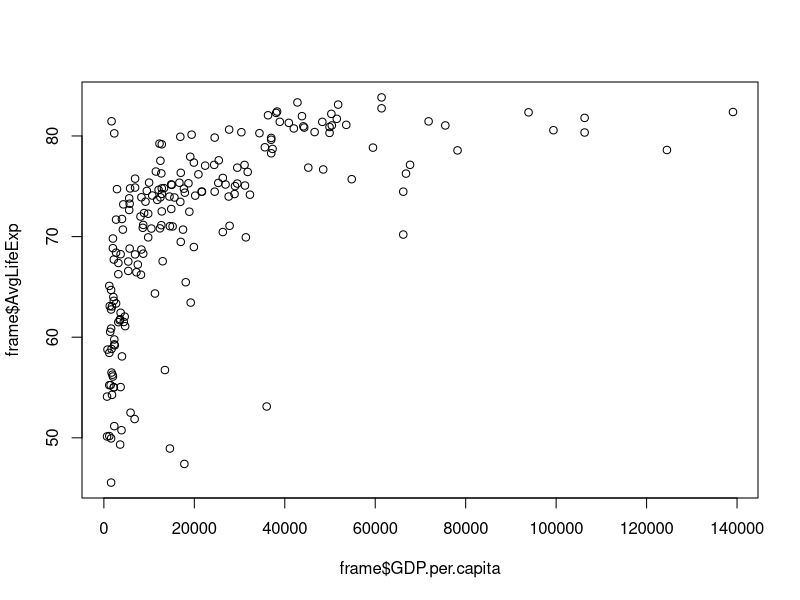
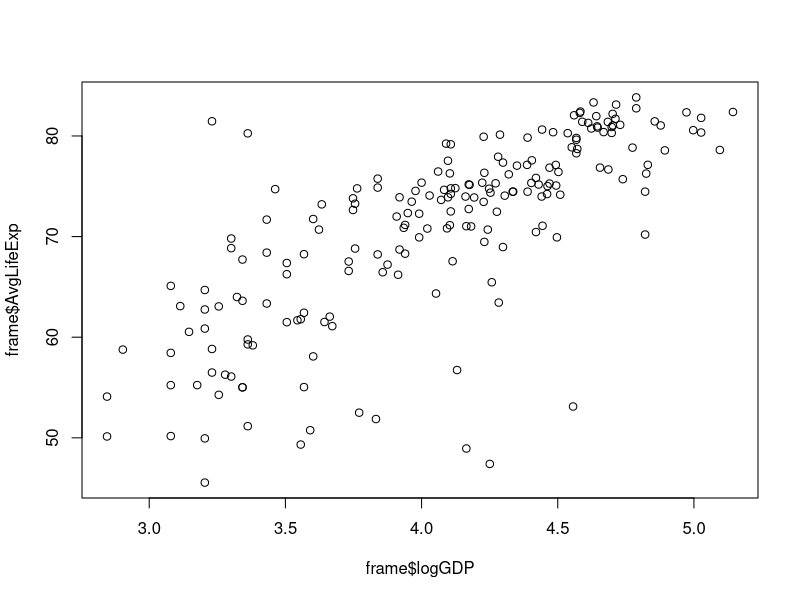
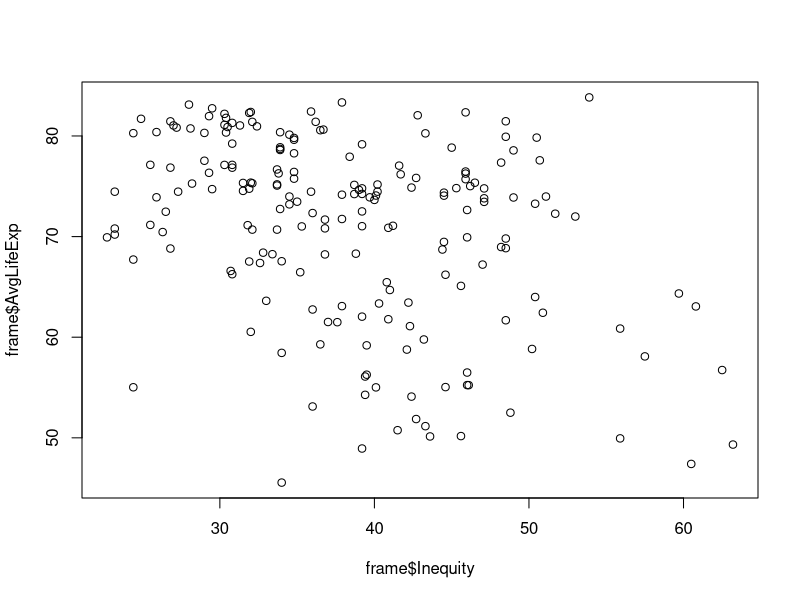
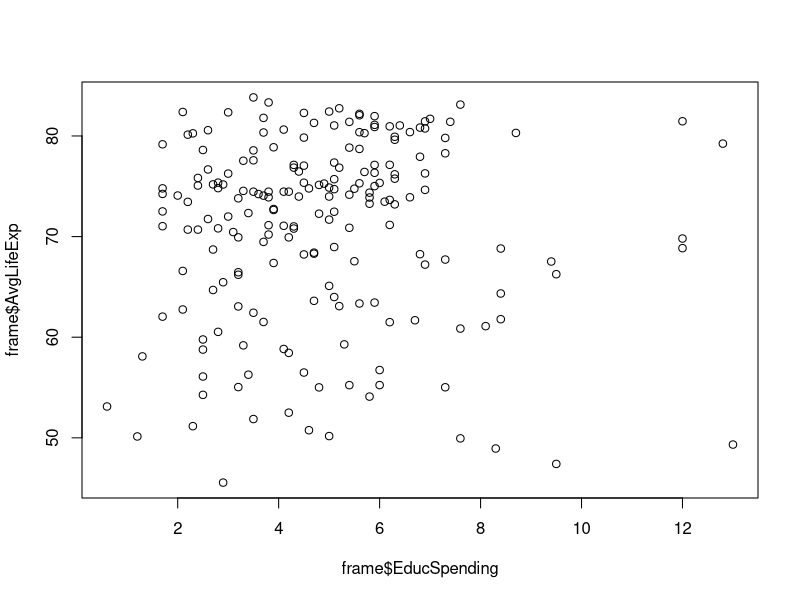
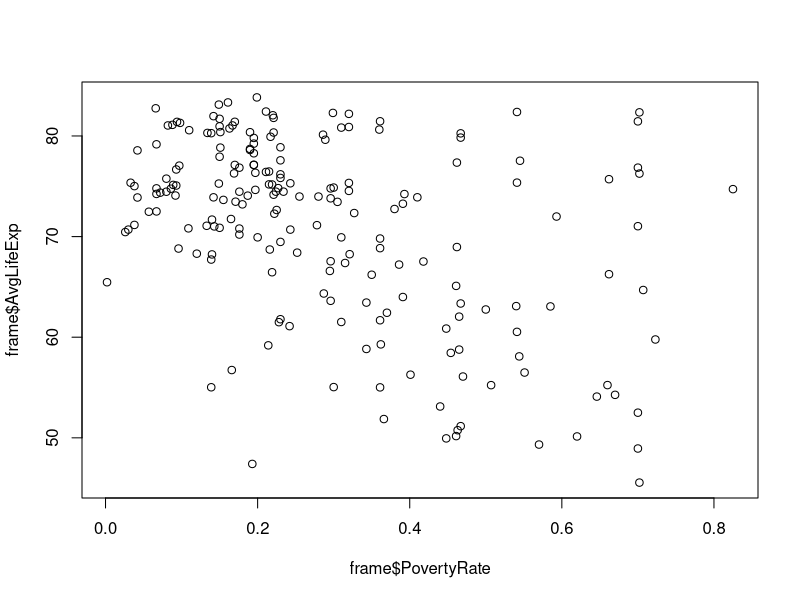

Here is the R script that generated these plots, in order:
#multiple regression
frame<-read.csv("LifeExpPlus.csv", row.names = 1) #Load the Life Expectancy Data Set
head(frame) #Examine the Life Expectancy Data Set
cor(frame, method="pearson") #Look at the correlation matrix for all variables in this data set
plot(x=frame$GDP.per.capita, y=frame$AvgLifeExp) # Plot the GDP/Capita and Avg life expectancy. Note that we’ve called these columns of data from our dataframe with the notation dataset$ColumnName. 
plot(x=frame$logGDP, y=frame$AvgLifeExp) 
plot(x=frame$Inequity, y=frame$AvgLifeExp)
plot(x=frame$EducSpending, y=frame$AvgLifeExp)
plot(x=frame$PovertyRate, y=frame$AvgLifeExp)
model<-lm(formula =frame$AvgLifeExp ~frame$logGDP+frame$Inequity + frame$EducSpending+ frame$PovertyRate, data=frame) # The lm function creates 
# a linear model with our dataframe. The argument formula specifies our model in the 
# format Y ~ X1 + X2 + X3…+Xn. The argument data tells the function lm which
# dataset contains the variables we’d like to model. This makes the notation 
# dataset$ColumnName in the formula unnecessary, but you can use either notation. Often,
# when you compare models with many variables it is easier to specify the dataset than to use
# $ notation. 
summary(model)  # This function tells you about the model, including the intercept and coefficients, their errors, and t- and p-values. It also tells you values for the R^2, adjusted R^2, and F-statistic.
anova_model<-anova(model) 
anova_model # This gives you the analysis of variance table for the model, which gives you more information about the errors around the coefficients
